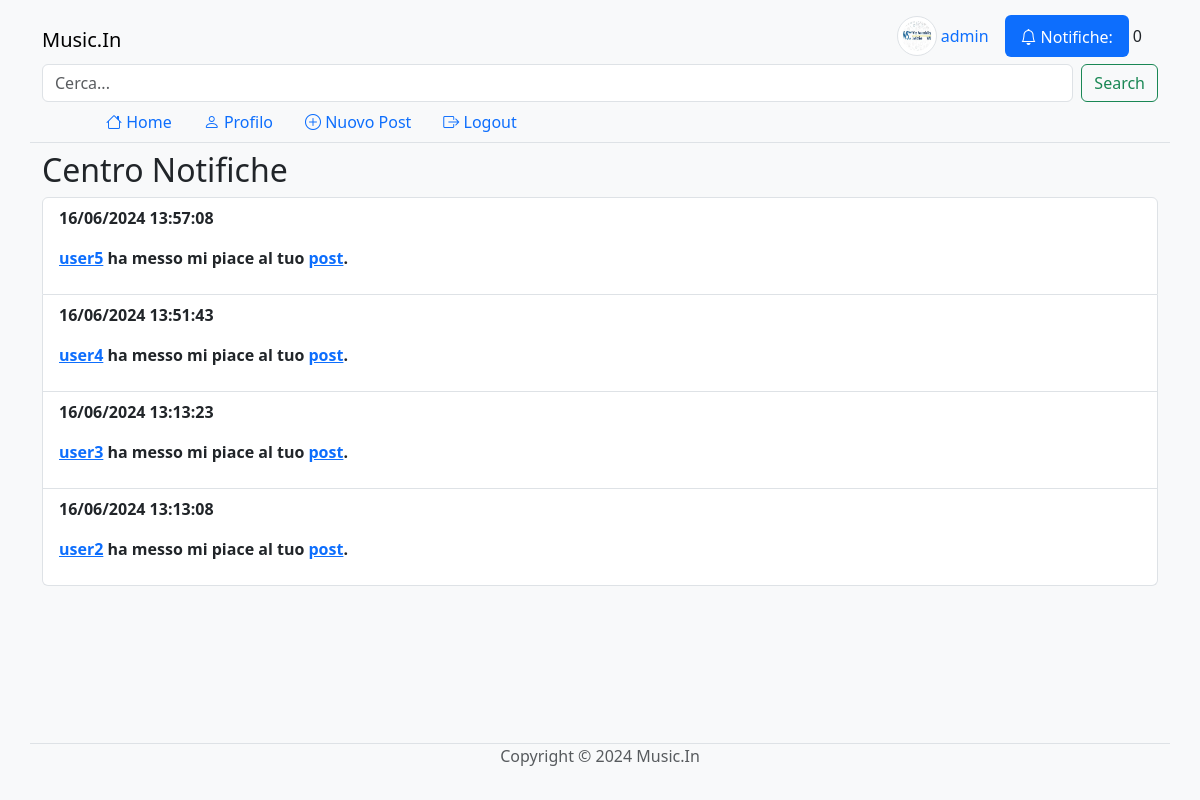
Before: /notifications.php (signed in) with the older database file.
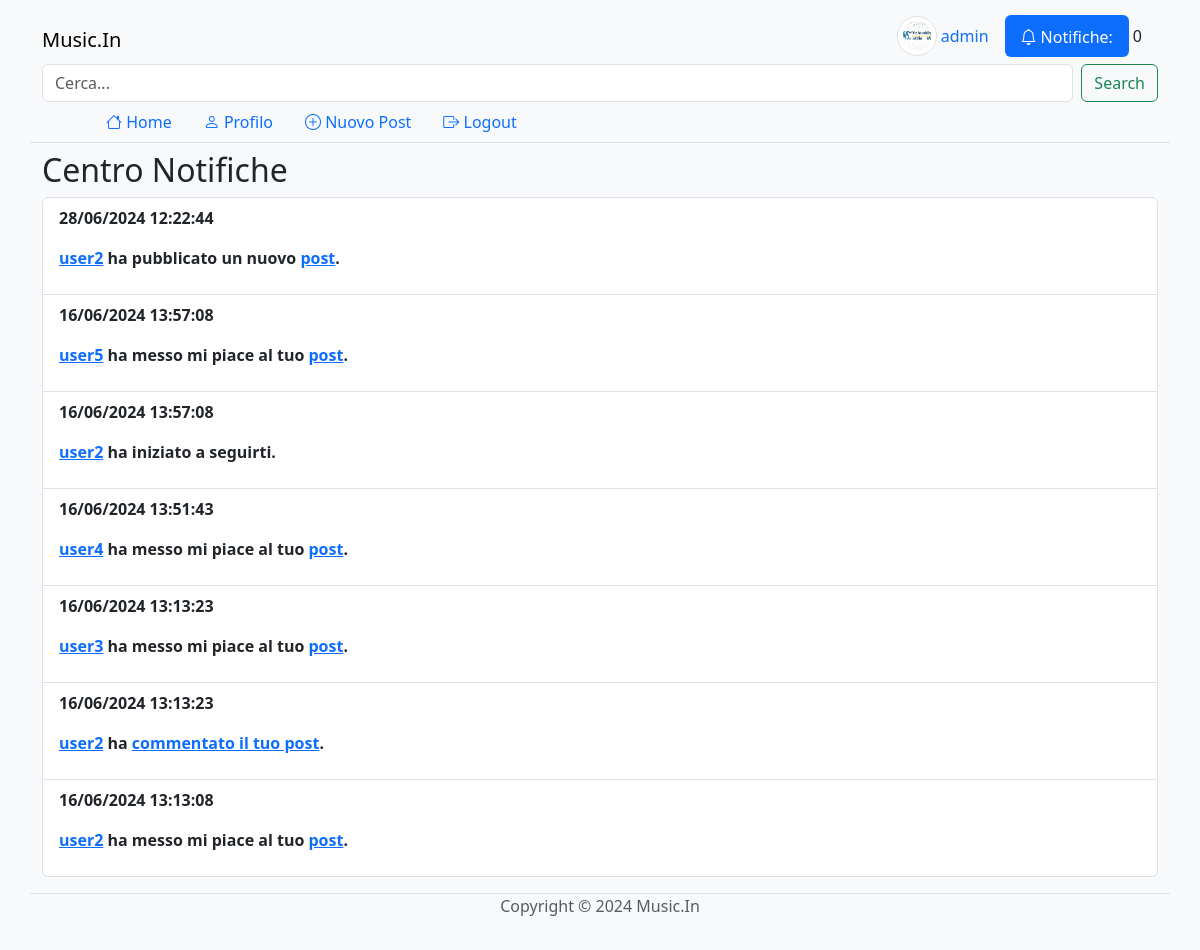
After: the same page with the newer database file.
### tables this page shows
create table users (
     `id` int not null AUTO_INCREMENT,
     `username` varchar(255) not null,
     `password` varchar(255) not null,
     `email` varchar(255) not null,
     `name` varchar(255),
     `surname` varchar(255),
     `image` varchar(255),
     `genre_id` int,
     constraint `IDUser` primary key (`id`),
     unique key `username` (`username`),
     unique key `email` (`email`));

create table notifications (
     `id` int not null AUTO_INCREMENT,
     `type` int not null,
     `created_at` timestamp not null DEFAULT current_timestamp(),
     `was_read` boolean not null DEFAULT false,
     `receiver_id` int not null,
     `creator_id` int not null,
     `post_id` int,
     `comment_id` int,
     constraint `IDNotifica` primary key (`id`));

### notifications.php (called while the page is built)
<?php
require_once __DIR__ . '/bootstrap.php';
$notifications = $dbh->getNotifications($_SESSION["user_id"]);
$templateParams["title"] = "Music.In - Notifiche";
$templateParams["name"] = "notifications";
require __DIR__ . '/template/base.php';
?>

### db/connessione-db.php (called while the page is built)
<?php
require_once(__DIR__ . "/dbhelper.php");
$servername = "localhost";
$username = "root";
$password = "";
$dbname = "music_in";
$port = 3306;
$dbh = new DatabaseHelper($servername, $username, $password, $dbname, $port);
?>

### db/dbhelper.php (called while the page is built, shortened)
<?php
class DatabaseHelper {
    private $conn;
    public function __construct($servername, $username, $password, $dbname, $port) {
        try {
            $this->conn = new PDO("mysql:host=$servername;dbname=$dbname;port=$port", $username, $password);
            $this->conn->setAttribute(PDO::ATTR_ERRMODE, PDO::ERRMODE_EXCEPTION);
            $this->conn->exec("SET NAMES utf8mb4");
        } catch(PDOException $e) {
            echo "Connessione al database fallita: " . $e->getMessage();
            die();
        }
    }
    public function getUserInfo($user_id) {
        $query_user = "SELECT username, email, name, surname, image as profile_image, genre_id FROM users WHERE id = :user_id";
        $stmt_user = $this->conn->prepare($query_user);
        $stmt_user->bindParam(':user_id', $user_id);
        $stmt_user->execute();
        $user = $stmt_user->fetch(PDO::FETCH_ASSOC);
        return $user;
    }
    public function getNotifications($user_id) {
        $query = "SELECT id as notification_id, type, created_at, was_read, creator_id, post_id, comment_id FROM notifications WHERE receiver_id = :user_id ORDER BY created_at DESC";
        $stmt = $this->conn->prepare($query);
        $stmt->bindParam(':user_id', $user_id);
        $stmt->execute();
        $notifications = $stmt->fetchAll(PDO::FETCH_ASSOC);
        return $notifications;
    }
}
?>

### template/notifications.php (the view, shortened to what this page needs)
<section>
    <h2>Centro Notifiche</h2>
    <?php if (empty($notifications)) : ?>
        <p>Non hai ancora nessuna notifica.</p>
    <?php else : ?>
        <ul class="list-group">
            <?php foreach ($notifications as $notification) : ?>
                <li class="list-group-item <?php if (!$notification["was_read"]) { echo 'fw-bold';} ?>">
                    <p class=""><?php echo htmlspecialchars((new DateTime($notification['created_at']))->format('d/m/Y H:i:s')); ?></p>
                    <p class="">
                        <?php switch ($notification['type']):
                        case NotificationType::LIKE->value: ?>
                            <a href="profile.php?id=<?php echo htmlspecialchars($notification['creator_id']); ?>"><?php echo htmlspecialchars($dbh->getUserInfo($notification['creator_id'])['username']); ?></a> ha messo mi piace al tuo <a href="comments.php?post_id=<?php echo htmlspecialchars($notification['post_id']); ?>"> post</a>.
                        <?php break; ?>
                        <?php case NotificationType::COMMENT->value: ?>
                            <a href="profile.php?id=<?php echo htmlspecialchars($notification['creator_id']); ?>"><?php echo htmlspecialchars($dbh->getUserInfo($notification['creator_id'])['username']); ?></a> ha <a href="comments.php?post_id=<?php echo htmlspecialchars($notification["post_id"]); ?>#comment-<?php echo htmlspecialchars($notification["comment_id"]); ?>">commentato il tuo post</a>.
                        <?php break; ?>
                        <?php case NotificationType::FOLLOW->value: ?>
                            <a href="profile.php?id=<?php echo htmlspecialchars($notification['creator_id']); ?>"><?php echo htmlspecialchars($dbh->getUserInfo($notification['creator_id'])['username']); ?></a> ha iniziato a seguirti.
                        <?php break; ?>
                        <?php case NotificationType::POST->value: ?>
                            <a href="profile.php?id=<?php echo htmlspecialchars($notification['creator_id']); ?>"><?php echo htmlspecialchars($dbh->getUserInfo($notification['creator_id'])['username']); ?></a> ha pubblicato un nuovo <a href="comments.php?post_id=<?php echo htmlspecialchars($notification['post_id']); ?>">post</a>.
                        <?php break; ?>
                        <?php endswitch; ?>
                    </p>
                </li>
                <?php $dbh->setNotificationRead($notification["notification_id"]); ?>
            <?php endforeach; ?>
        </ul>
    <?php endif; ?>
</section>

### template/base.php (shortened to what this page needs)
<!DOCTYPE html>
<html lang="it" class="h-100">
<head>
    <link href="https://cdn.jsdelivr.net/npm/bootstrap@5.3.3/dist/css/bootstrap.min.css" rel="stylesheet">
    <link rel="stylesheet" href="https://cdn.jsdelivr.net/npm/bootstrap-icons@1.11.3/font/bootstrap-icons.min.css">
    <link rel='stylesheet' type='text/css' href='css/common.css'>
</head>
<body class="bg-light d-flex flex-column h-100">
<?php
$username = $dbh->getUserInfo(getCurrentUserId())['username'];
$profile_image = $dbh->getUserInfo(getCurrentUserId())['profile_image'];
?>
    <nav class="navbar navbar-expand-md navbar-light bg-light sticky-top">
        <div class="container justify-content-center border-bottom">
            <div class="col-12">
                <div class="d-flex">
                    <h1><a class="navbar-brand" href="/">Music.In</a></h1>
                    <div class="container nav nav-pills align-items-center justify-content-end">
                        <a class="nav-link" href="profile.php">
                            <?php if (!empty($profile_image)): ?>
                                <img style="height: 30pt; width: 30pt;" class="img-thumbnail rounded-circle" src="<?php echo UPLOAD_DIR . htmlspecialchars($profile_image); ?>" alt="Immagine Profilo">
                            <?php else: ?>
                                <i class="bi bi-person-circle align-middle"></i>
                            <?php endif; ?>
                            <span class="d-none d-sm-inline align-middle"><?php echo htmlspecialchars($username); ?></span>
                        </a>
                        <a class="nav-link <?php markIfActive("notifications.php"); ?>" href="notifications.php"><i class="bi bi-bell align-middle"></i><span class="d-none d-sm-inline ms-1 align-middle">Notifiche:</span></a>
                        <span id="notification_counter" class="p-1">0</span>
                    </div>
                </div>
                <form class="d-flex" role="search" action="search.php" method="get">
                <input class="form-control me-2" type="search" id="searchBar" name="user_id" placeholder="Cerca..." aria-label="Search">
                <button class="btn btn-outline-success" type="submit">Search</button>
            </form>
                <div class="px-5 navbar-collapse" id="navbarCollapse">
                    <ul class="nav nav-pills col-12 col-lg-auto my-2 justify-content-center my-md-0 text-small">
                        <?php
                        $navlinks = [
                            ["index.php", "bi-house", "Home"],
                            ["profile.php", "bi-person", "Profilo"],
                            ["new-post.php", "bi-plus-circle", "Nuovo Post"],
                            ["logout.php", "bi-box-arrow-right", "Logout"],
                        ];
                        ?>
                        <?php foreach ($navlinks as $navlink) : ?>
                            <li class="nav-item">
                                <a class="nav-link <?php markIfActive($navlink[0]); ?>" href="<?php echo $navlink[0]; ?>">
                                    <i class="bi <?php echo $navlink[1]; ?>"></i>
                                    <span class="d-none d-md-inline"><?php echo $navlink[2]; ?></span>
                                </a>
                            </li>
                        <?php endforeach; ?>
                    </ul>
                </div>
            </div>
        </div>
    </nav>
    <main class="flex-shrink-0">
        <div class="container">
            <?php if(isset($templateParams["name"])) { require(__DIR__ . "/" . $templateParams["name"] . ".php"); } ?>
        </div>
    </main>
    <footer class="footer mt-auto py-3 bg-body-tertiary">
        <div class="container border-top">
            <p class="text-center text-body-secondary">Copyright &copy; 2024 Music.In</p>
        </div>
    </footer>
</body>
</html>

### utils/functions.php (shortened to what this page needs)
<?php
function getCurrentUserId() {
    return $_SESSION["user_id"];
}
function markIfActive($pagename){
    if(basename($_SERVER['PHP_SELF'])==$pagename){
        echo "active";
    }
}
?>

Changed rows visible on the page:
added notifications: created_at "28/06/2024 12:22:44", creator.username "user2"
added notifications: created_at "16/06/2024 13:57:08", creator.username "user2"
added notifications: created_at "16/06/2024 13:13:23", creator.username "user2"
